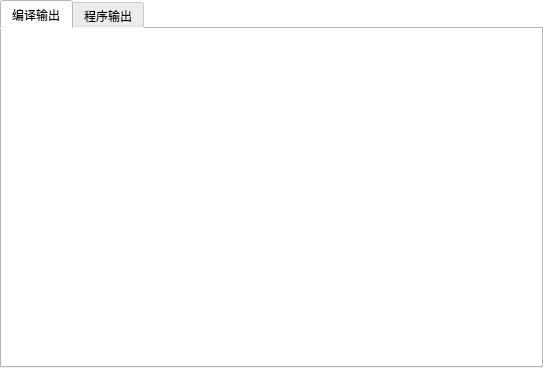
<?xml version="1.0" encoding="UTF-8"?>
<ui version="4.0">
 <class>OutputWidget</class>
 <widget class="QWidget" name="OutputWidget">
  <property name="geometry">
   <rect>
    <x>0</x>
    <y>0</y>
    <width>543</width>
    <height>368</height>
   </rect>
  </property>
  <property name="font">
   <font>
    <family>微软雅黑</family>
   </font>
  </property>
  <property name="windowTitle">
   <string>Form</string>
  </property>
  <property name="styleSheet">
   <string notr="true">background-color: rgb(255, 255, 255);</string>
  </property>
  <layout class="QVBoxLayout" name="verticalLayout_3">
   <property name="spacing">
    <number>0</number>
   </property>
   <property name="leftMargin">
    <number>0</number>
   </property>
   <property name="topMargin">
    <number>0</number>
   </property>
   <property name="rightMargin">
    <number>0</number>
   </property>
   <property name="bottomMargin">
    <number>0</number>
   </property>
   <item>
    <widget class="QTabWidget" name="tabWidget">
     <property name="styleSheet">
      <string notr="true"/>
     </property>
     <property name="currentIndex">
      <number>0</number>
     </property>
     <widget class="QWidget" name="compilePage">
      <attribute name="title">
       <string>编译输出</string>
      </attribute>
      <layout class="QVBoxLayout" name="verticalLayout">
       <property name="spacing">
        <number>0</number>
       </property>
       <property name="leftMargin">
        <number>0</number>
       </property>
       <property name="topMargin">
        <number>0</number>
       </property>
       <property name="rightMargin">
        <number>0</number>
       </property>
       <property name="bottomMargin">
        <number>0</number>
       </property>
       <item>
        <widget class="QStackedWidget" name="compileStack"/>
       </item>
      </layout>
     </widget>
     <widget class="QWidget" name="outputPage">
      <attribute name="title">
       <string>程序输出</string>
      </attribute>
      <layout class="QVBoxLayout" name="verticalLayout_2">
       <property name="spacing">
        <number>0</number>
       </property>
       <property name="leftMargin">
        <number>0</number>
       </property>
       <property name="topMargin">
        <number>0</number>
       </property>
       <property name="rightMargin">
        <number>0</number>
       </property>
       <property name="bottomMargin">
        <number>0</number>
       </property>
       <item>
        <widget class="QStackedWidget" name="outputStack"/>
       </item>
      </layout>
     </widget>
    </widget>
   </item>
  </layout>
 </widget>
 <resources/>
 <connections/>
</ui>
